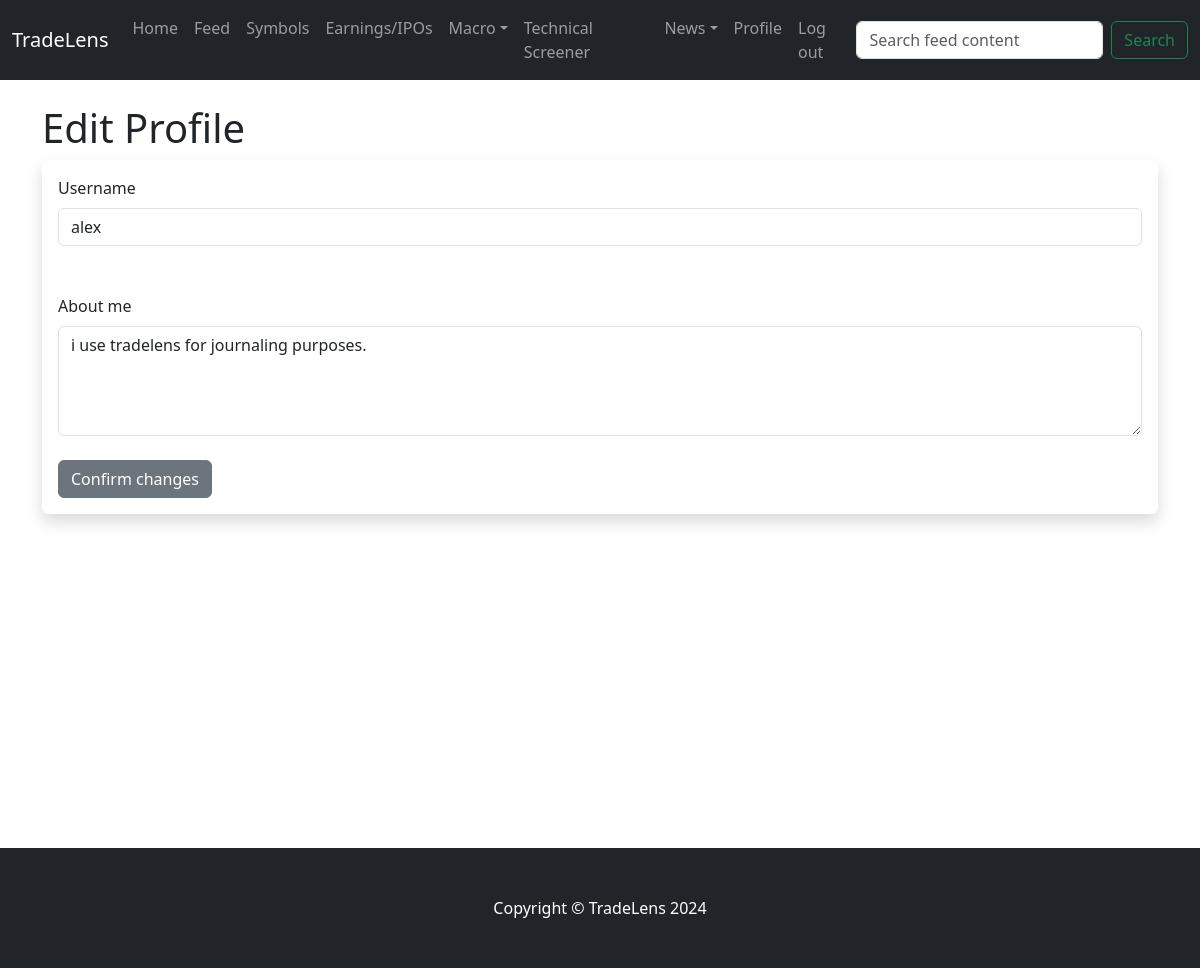
Before: /edit_profile (signed in) with the older database file.
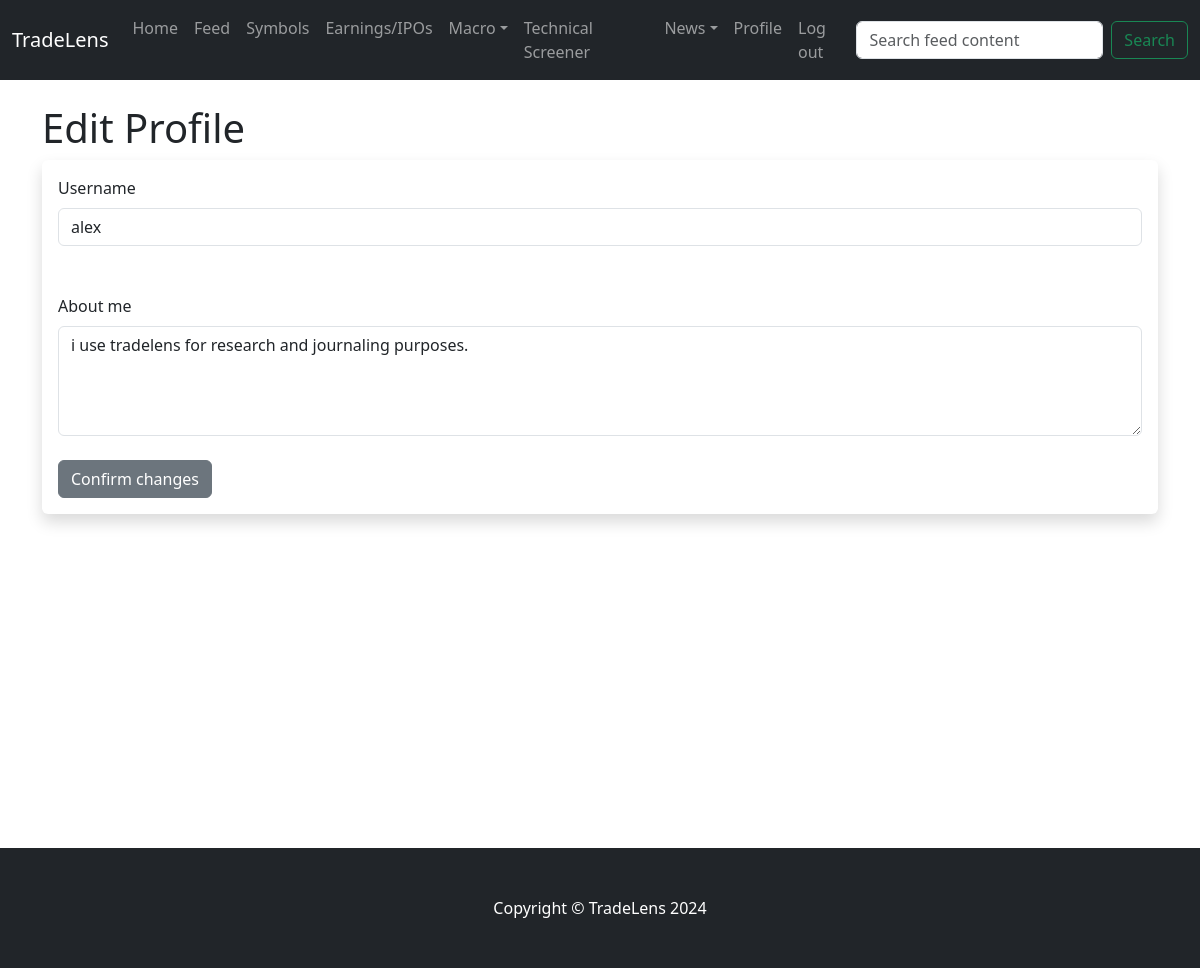
After: the same page with the newer database file.
### app/models.py (models this page shows, shortened)
class User(db.Model, UserMixin):
    id: so.Mapped[int] = so.mapped_column(primary_key=True)
    username: so.Mapped[str] = so.mapped_column(sa.String(64), index=True, unique=True)
    email: so.Mapped[str] = so.mapped_column(sa.String(120), index=True, unique=True)
    password_hash: so.Mapped[Optional[str]] = so.mapped_column(sa.String(256))
    about_me: so.Mapped[Optional[str]] = so.mapped_column(sa.String(200))
    last_seen: so.Mapped[Optional[datetime]] = so.mapped_column(default=lambda: datetime.now(timezone.utc))
    date_joined: so.Mapped[Optional[datetime]] = so.mapped_column(index=True,
                                                                  default=lambda: datetime.now(timezone.utc))
    posts: so.WriteOnlyMapped['Post'] = so.relationship(back_populates='author')
    watching = db.relationship('Stocks', secondary=watchlist, backref='watchers')
    following: so.WriteOnlyMapped['User'] = so.relationship(
        secondary=followers,
        primaryjoin=(followers.c.follower_id == id),
        secondaryjoin=(followers.c.following_id == id),
        back_populates='followers'
    )
    followers: so.WriteOnlyMapped['User'] = so.relationship(
        secondary=followers,
        primaryjoin=(followers.c.following_id == id),
        secondaryjoin=(followers.c.follower_id == id),
        back_populates='following'
    )

### app/users/routes.py (the view)
@bp_users.route('/edit_profile', methods=['GET', 'POST'])
@login_required
def edit_profile():
    form = EditProfileForm(current_user.username)
    if form.validate_on_submit():
        current_user.username = form.username.data
        current_user.about_me = form.about_me.data
        db.session.commit()
        flash("Your information has been updated")
        return redirect(url_for('users.user', username=current_user.username))
    elif request.method == 'GET':
        form.username.data = current_user.username
        form.about_me.data = current_user.about_me
    return render_template(
        template_name_or_list='users/edit_profile.html',
        title='Edit Profile',
        form=form
    )

### app/users/forms.py (shortened to what this page needs)
class EditProfileForm(FlaskForm):
    username = StringField('Username', validators=[DataRequired()])
    about_me = TextAreaField('About me', validators=[Length(min=0, max=200)])
    submit = SubmitField('Confirm changes')
    def __init__(self, original_username, *args, **kwargs):
        super().__init__(*args, **kwargs)
        self.original_username = original_username

### app/main/forms.py
class SearchForm(FlaskForm):
    searched = StringField("Searched",
                           validators=[DataRequired()])  # name="searched" attribute, in <form> of navbar.html
    submit = SubmitField("Submit")

### app/models.py (called while the page is built)
@login_manager.user_loader
def load_user(id):  # Flask-Login passes id argument as string
    return db.session.get(User, int(id))

### app/users/templates/users/edit_profile.html (shortened to what this page needs)
{% extends 'main/base.html' %}
{% block content %}
    <h1>Edit Profile</h1>
    <div class="shadow p-3 mb-5 bg-body rounded">
        <form action="" method="POST">
            {{ form.username.label(class="form-label") }} <br>
            {{ form.username(class="form-control") }}
            <br><br>
            {{ form.about_me.label(class="form-label") }} <br>
            {{ form.about_me(class="form-control", cols=50, rows=4) }}
            <br>
            {{ form.submit(class="btn btn-secondary") }}
        </form>
    </div>
{% endblock %}

Changed rows visible on the page:
changed User "alex": about_me "i use tradelens for journaling purposes." → "i use tradelens for research and journaling purposes."
